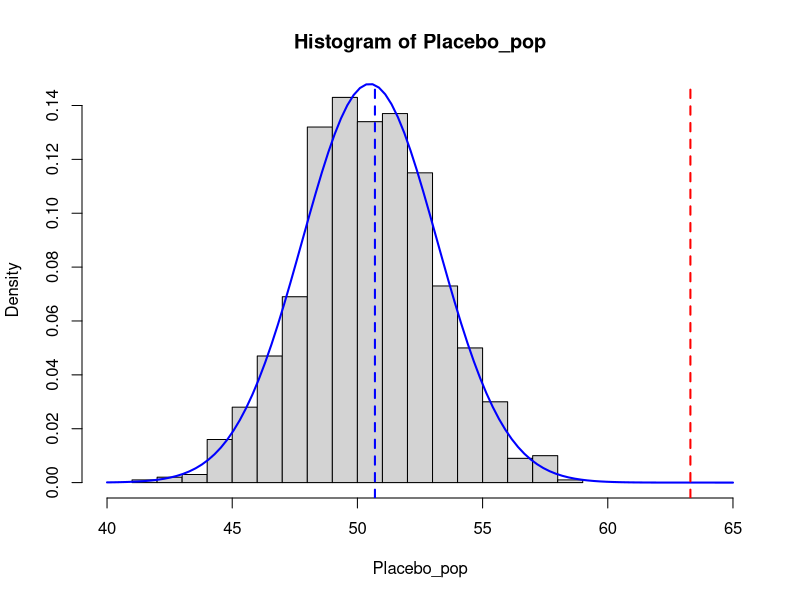
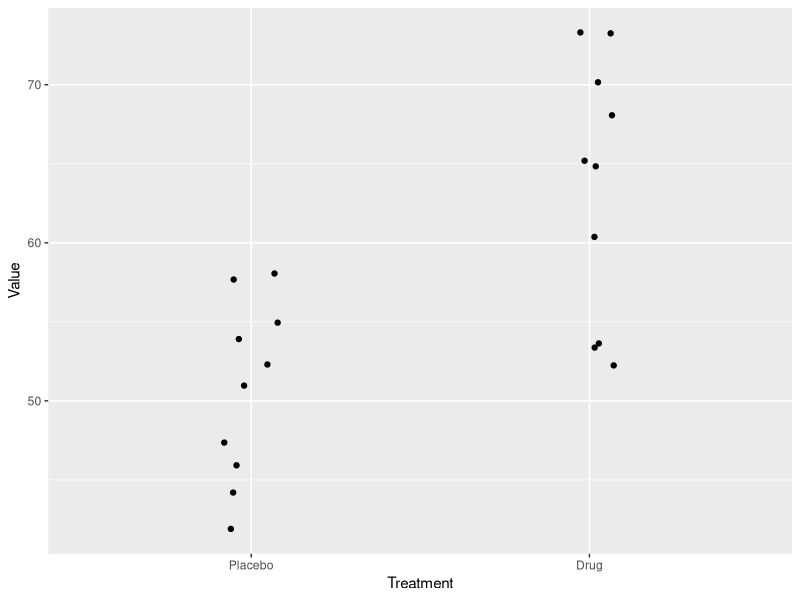
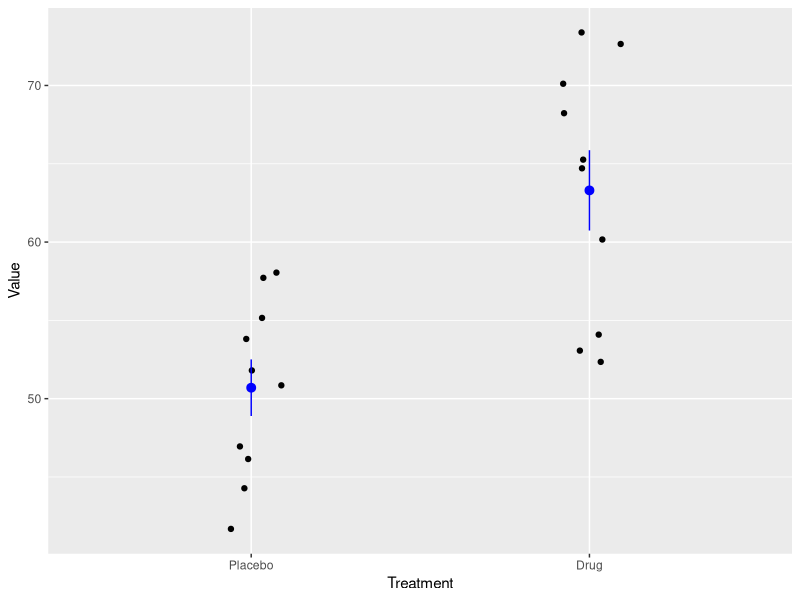
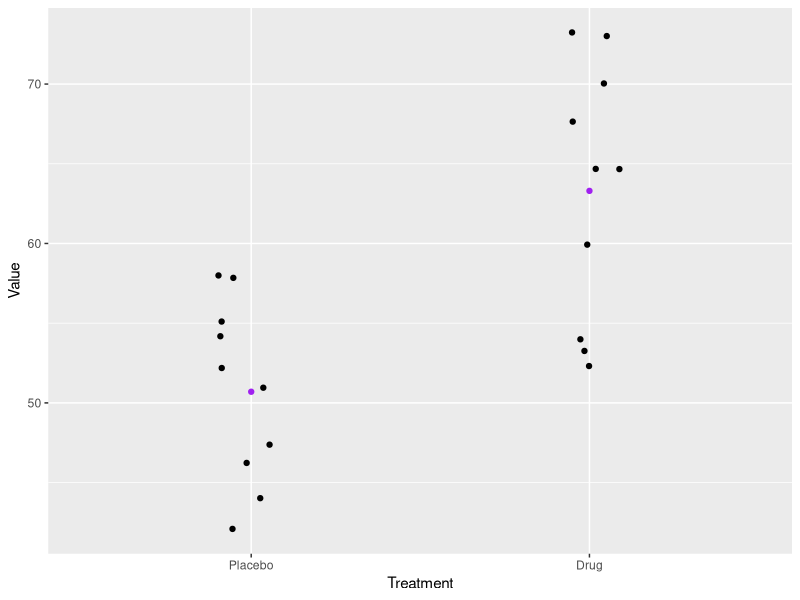
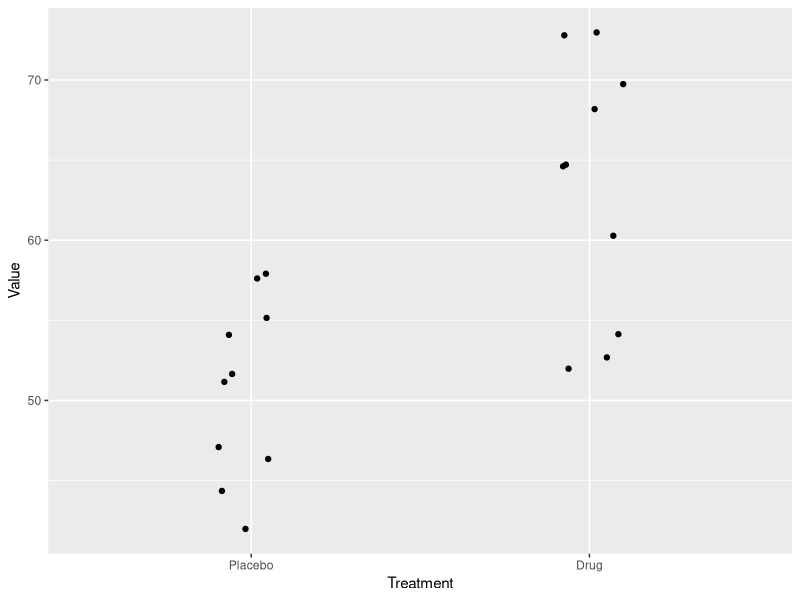
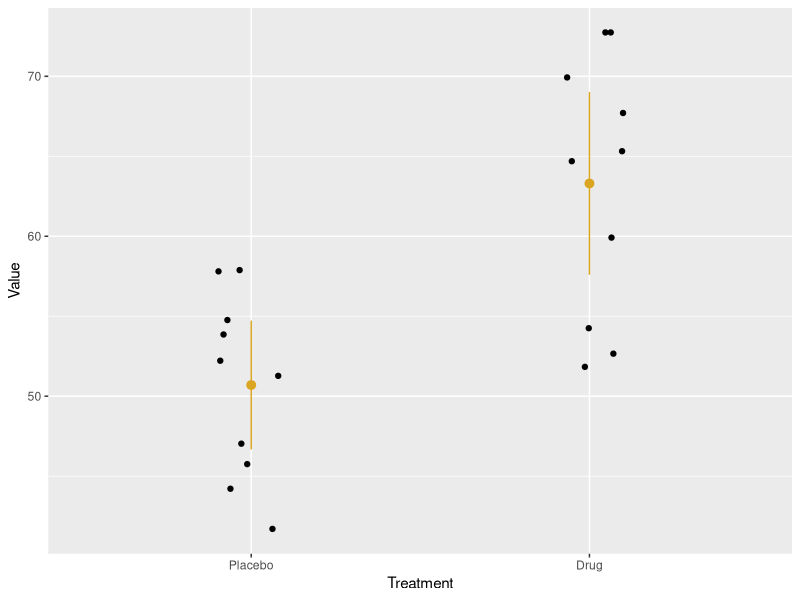
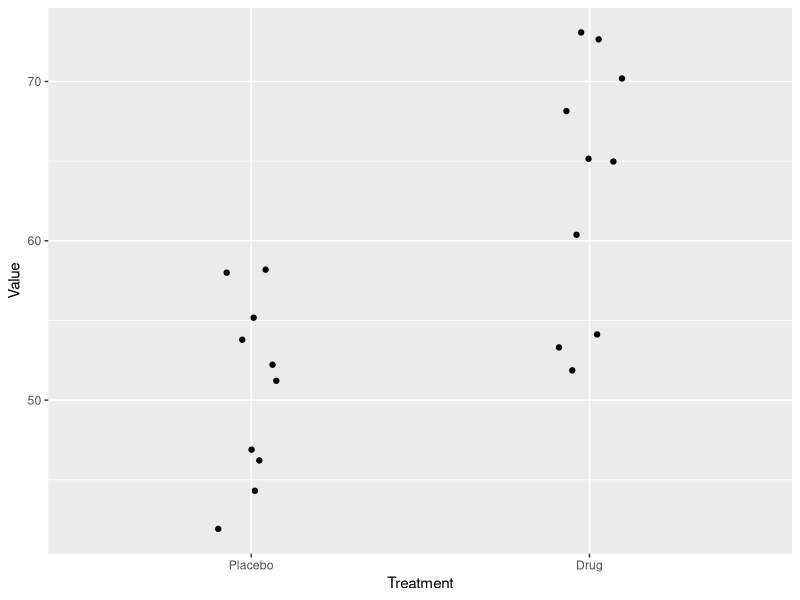
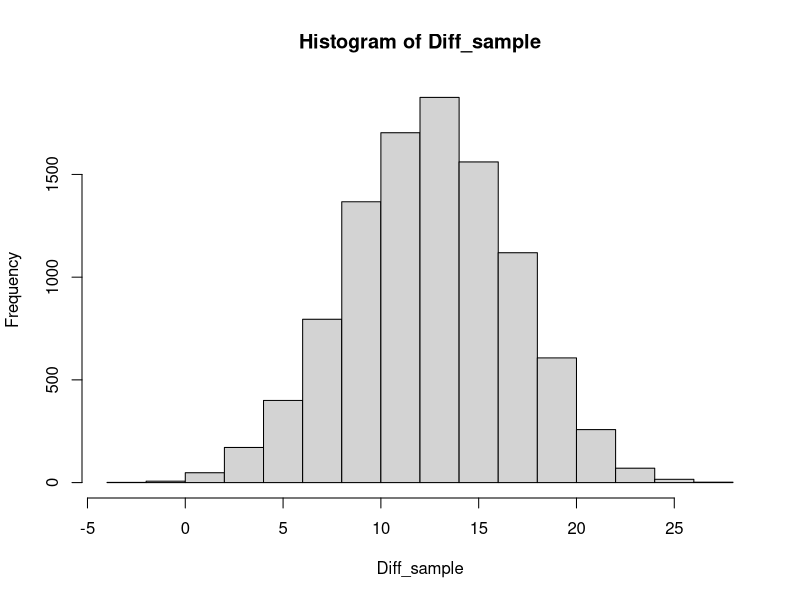

R code for these plots, in order:
## ---- chunk 1
knitr::opts_chunk$set(echo = TRUE, collapse = TRUE)
library(ggplot2)
## ---- chunk 2
# population data
# simulate 1000 samples from a normal with the same parameters 
Placebo_pop = rnorm(1000, mean = 50.482, sd = 2.693)
head(Placebo_pop)

# write to file
# Placebo_pop = data.frame(value = Placebo_pop)
# write.table(Placebo_pop, file = "placebo_pop.csv", row.names = FALSE, col.names = FALSE)

# load from file
# Placebo_pop = read.table("placebo_pop2.csv", header=FALSE)
# Placebo_pop = Placebo_pop[,1]  # turns data frame into a simple vector
# head(Placebo_pop)

# sample data
Placebo = c(54,51,58,44,55,52,42,47,58,46)
Drug = c(54,73,53,70,73,68,52,65,65,60)
## ---- chunk 3
## check the parameters from the true population
paste("Pop. mean = ",round(mean(Placebo_pop),3),
      " ; Pop. SD = ",round(sd(Placebo_pop),4))

## check the parameters from the estimated population
paste("Sample mean = ",round(mean(Placebo),3),
      " ; Sample SD = ",round(sd(Placebo),4))
paste("Drug sample = ",round(mean(Drug),3),
      "; Drug sample = ",round(sd(Drug),4))
## ---- chunk 4
## visualize the distribution and sample means
hist(Placebo_pop, breaks=20, freq=FALSE, xlim=c(40,65))
xfit = seq(40,65,length=100)
yfit = dnorm(xfit,mean=mean(Placebo_pop),sd=sd(Placebo_pop))
lines(xfit,yfit,col="blue",lwd = 2)
abline(v = mean(Placebo), col="blue", lwd=2, lty=2)
abline(v = mean(Drug), col="red", lwd=2, lty=2)  # off scale
## ---- chunk 5
## t_critical: t-score for 97.5% area (range is from 2.5% to 97.5%)
## also need degrees of freedom for this distribution (length - 1)
##   df = same for Placebo and Drug (9)

# Placebo and Drug are the same length so this works for both df
t_0.975 = qt(p = 0.975, df = length(Placebo)-1)  # t-score for 97.5th percentile
paste0("t_crit = ",round(t_0.975,4))

# note this is bigger than the corresponding z-score would be
# n_0.975 = qnorm(p = 0.975)
# n_0.975


# placebo SEM
Pmean = mean(Placebo)
Pse=sd(Placebo)/sqrt(length(Placebo))
Pmean
Pse

# drug SEM
Dmean = mean(Drug)
Dse=sd(Drug)/sqrt(length(Drug))
Dmean
Dse

# placebo and drug 95% CI
c(Pmean - Pse * t_0.975, Pmean + Pse * t_0.975)
c(Dmean - Dse * t_0.975, Dmean + Dse * t_0.975)
## ---- chunk 6
# Placebo sample
t.test(Placebo, mu=mean(Placebo_pop))

# Drug sample
t.test(Drug, mu=mean(Placebo_pop))
## ---- chunk 7
# confidence intervals and p-values from t-tests
#str(Pt.test)

t.test(Placebo, mu=mean(Placebo_pop))$conf.int[1:2] # lower and upper CI limits
#t.test(Placebo, mu=mean(Placebo_pop))$conf.int      # also indicates 0.95 is the range

t.test(Drug, mu=mean(Placebo_pop))$conf.int[1:2]

t.test(Placebo, mu=mean(Placebo_pop))$p.value
t.test(Drug, mu=mean(Placebo_pop))$p.value

## ---- chunk 8
# make a data frame
drug.placebo = data.frame(Treatment = rep(c("Placebo","Drug"),each=10), # experiment with params
                          Value = c(Placebo, Drug))
# reset levels (alphabetical by default)
drug.placebo$Treatment = factor(drug.placebo$Treatment, levels = c("Placebo","Drug"))
drug.placebo

# basic jitter plot
p = ggplot(drug.placebo, aes(x=Treatment, y=Value)) + 
  geom_jitter(position=position_jitter(0.1))
p

# jitter plot with stats
# error bars, minmax
# p + stat_summary(geom = "errorbar",
#                  width = .1,
#                  fun.min = min,
#                  fun.max = max)

# Std error by hand (not sure if there is a function for this)
p +  stat_summary(fun = mean,
               geom = "pointrange",
               fun.max = function(x) mean(x) + sd(x) / sqrt(length(x)),
               fun.min = function(x) mean(x) - sd(x) / sqrt(length(x)),
               color="blue")

# 95%CI with error bars
p +  stat_summary(fun.data = "mean_cl_normal",
               geom = "errorbar",
               width = .05, col="purple") +
  stat_summary(fun = "mean", geom = "point", col="purple")

# 95%CI with pointrange (pointrange is default)
p +  stat_summary(fun.data = "mean_cl_normal", 
                  geom = "pointrange", 
                  col="magenta")

# 95%CI by hand with pointrange (for comparison)
p +  stat_summary(fun = mean,
#               geom = "pointrange",
               fun.max = function(x) mean(x) + qt(.975, df = length(x)) * sd(x) / sqrt(length(x)),
               fun.min = function(x) mean(x) - qt(.975, df = length(x)) * sd(x) / sqrt(length(x)),
               col="goldenrod")

# 99%CI (if you want to change CI limits)
p +  stat_summary(fun.data = "mean_cl_normal",
               fun.args = list( conf.int = .99 )) # 99%CI

# ============================================================================ #
# other options

# a) std deviation - note default is 2sd, need multiplier = 1
# p +  stat_summary(fun.data = "mean_sdl",
#                fun.args = list(
#                  mult = 1
#                ),
#                color="red")
# 
# # b) std dev with error bars
# p + stat_summary(fun.data = "mean_sdl",
#                geom = "errorbar", 
#                width = .05, col="purple",
#                fun.args = list( mult = 1 ))+
#   stat_summary(fun = "mean", geom = "point", col="purple")
# 
# # c) std deviation by hand, with point range
# p +  stat_summary(fun = mean,
#                geom = "pointrange",
#                fun.max = function(x) mean(x) + sd(x),
#                fun.min = function(x) mean(x) - sd(x),
#                color="hotpink")

# # c) boxplot with jitterplot overlaid
# ggplot(drug.placebo, aes(x=Treatment, y=Value)) + 
#   geom_boxplot() +
#   geom_jitter(position=position_jitter(0.2))

## ---- chunk 9
# probably very significant b/c CI's do not overlap
## ---- chunk 10
Diff_sample = numeric()
n=5
for (i in 1:10000) {
  Diff_sample[i] = mean(Drug[sample(1:length(Drug), n, replace = T)]) -
                   mean(Placebo[sample(1:length(Placebo),n,replace=T)])
}

hist(Diff_sample)
## ---- chunk 11
# perform two versions of a 2-sample test using R
t.test(Drug, Placebo, var.equal = T)  # equal variances
t.test(Drug, Placebo, var.equal = F)  # Welch (unequal variances)
## ---- chunk 12
# The df and consequently the p-value differ slightly for Welch's t-test. 
# The confidence interval does not span 0, consistent with the p-value -- both indicate that it is extremely unlikely that the true difference between the Drug and Placebo populations is 0.

## ---- chunk 13
# the means of the two samples and the conclusions from the tests are the same.
# the df and the t-score and p-values are not exactly the same since we are comparing the difference between two samples 
## ---- chunk 14
# paired difference between samples
pair_diff = Drug-Placebo

# t-score and p-value by hand
se_diff = sd(pair_diff)/sqrt(length(pair_diff))
t_stat = mean(pair_diff)/se_diff
t_stat
2*pt(t_stat, df=9, lower.tail = F)

# paired t-test: t.test(treatment, control, ...)
t.test(Drug, Placebo, paired = T, var.equal = T)
## ---- chunk 15
# one-sample test: sample diff vs. Exp(mu) = 0
t.test(pair_diff, mu=0)

# paired t-test: t.test(treatment, control, ...)
t.test(Drug, Placebo, paired = T, var.equal = T)
